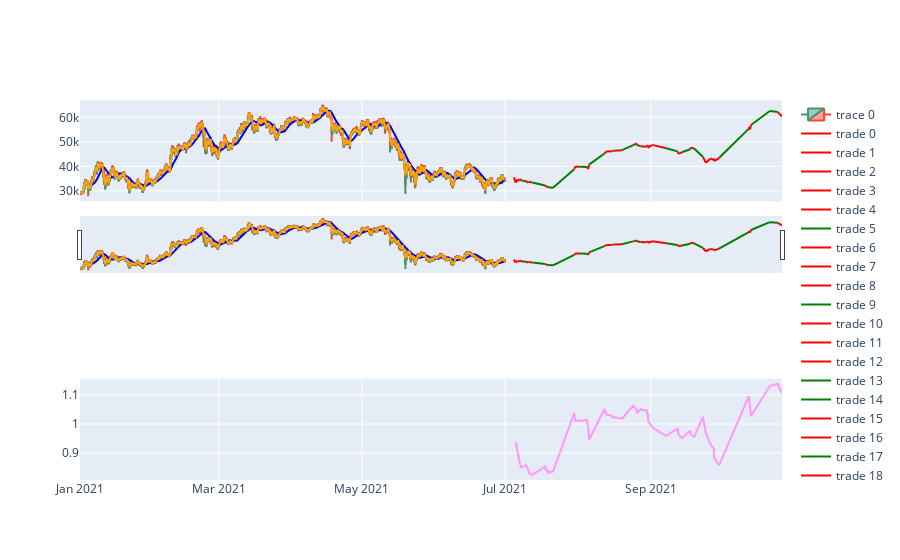

Notebook cell for this chart:
### Code cell
import plotly.graph_objects as go
from plotly.subplots import make_subplots

fig = make_subplots(rows=3, cols=1, shared_xaxes=True)

subfig = Plot(df).plot()
subfig.add_traces(strategy.get_trades())
subfig.add_traces(strategy.get_indicators(df))

for trace in subfig.data:
    fig.add_trace(trace)
    
fig.add_trace(
    go.Scatter(x=trades['exit_at'], y=trades['cum-returns']),
    row=3, col=1
)
fig.update_layout(height=800)
fig.show()

### Figure 1 — Plotly figure (JSON) as saved in the notebook; plotly's stock layout.template omitted (floating-point values rounded to 4 significant figures; data arrays with more than 128 entries replaced by an {"elided": "..."} marker saying what was removed)
{"data": [{"close": {"elided": "4344 float values"}, "high": {"elided": "4344 float values"}, "low": {"elided": "4344 float values"}, "open": {"elided": "4344 float values"}, "type": "candlestick", "x": {"elided": "4344 str values"}}, {"marker": {"color": "red"}, "mode": "lines", "name": "trade 0", "type": "scatter", "x": ["2021-07-04T18:00:00", "2021-07-05T12:00:00"], "y": [35530.0, 33360.0]}, {"marker": {"color": "red"}, "mode": "lines", "name": "trade 1", "type": "scatter", "x": ["2021-07-05T12:00:00", "2021-07-06T07:00:00"], "y": [33360.0, 34660.0]}, {"marker": {"color": "red"}, "mode": "lines", "name": "trade 2", "type": "scatter", "x": ["2021-07-06T07:00:00", "2021-07-06T12:00:00"], "y": [34660.0, 34040.0]}, {"marker": {"color": "red"}, "mode": "lines", "name": "trade 3", "type": "scatter", "x": ["2021-07-06T12:00:00", "2021-07-07T06:00:00"], "y": [34040.0, 34800.0]}, {"marker": {"color": "red"}, "mode": "lines", "name": "trade 4", "type": "scatter", "x": ["2021-07-07T06:00:00", "2021-07-07T22:00:00"], "y": [34800.0, 34230.0]}, {"marker": {"color": "green"}, "mode": "lines", "name": "trade 5", "type": "scatter", "x": ["2021-07-07T22:00:00", "2021-07-09T23:00:00"], "y": [34230.0, 33950.0]}, {"marker": {"color": "red"}, "mode": "lines", "name": "trade 6", "type": "scatter", "x": ["2021-07-09T23:00:00", "2021-07-10T21:00:00"], "y": [33950.0, 33320.0]}, {"marker": {"color": "red"}, "mode": "lines", "name": "trade 7", "type": "scatter", "x": ["2021-07-10T21:00:00", "2021-07-11T01:00:00"], "y": [33320.0, 33700.0]}, {"marker": {"color": "red"}, "mode": "lines", "name": "trade 8", "type": "scatter", "x": ["2021-07-11T01:00:00", "2021-07-12T15:00:00"], "y": [33700.0, 33410.0]}, {"marker": {"color": "green"}, "mode": "lines", "name": "trade 9", "type": "scatter", "x": ["2021-07-12T15:00:00", "2021-07-18T03:00:00"], "y": [33410.0, 32200.0]}, {"marker": {"color": "red"}, "mode": "lines", "name": "trade 10", "type": "scatter", "x": ["2021-07-18T03:00:00", "2021-07-18T08:00:00"], "y": [32200.0, 31705]}, {"marker": {"color": "red"}, "mode": "lines", "name": "trade 11", "type": "scatter", "x": ["2021-07-18T08:00:00", "2021-07-19T07:00:00"], "y": [31705, 31780.0]}, {"marker": {"color": "red"}, "mode": "lines", "name": "trade 12", "type": "scatter", "x": ["2021-07-19T07:00:00", "2021-07-19T09:00:00"], "y": [31780.0, 31480.0]}, {"marker": {"color": "green"}, "mode": "lines", "name": "trade 13", "type": "scatter", "x": ["2021-07-19T09:00:00", "2021-07-21T10:00:00"], "y": [31480.0, 31290.0]}, {"marker": {"color": "green"}, "mode": "lines", "name": "trade 14", "type": "scatter", "x": ["2021-07-21T10:00:00", "2021-07-30T11:00:00"], "y": [31290.0, 38830.0]}, {"marker": {"color": "red"}, "mode": "lines", "name": "trade 15", "type": "scatter", "x": ["2021-07-30T11:00:00", "2021-07-30T20:00:00"], "y": [38830.0, 39860.0]}, {"marker": {"color": "red"}, "mode": "lines", "name": "trade 16", "type": "scatter", "x": ["2021-07-30T20:00:00", "2021-08-02T00:00:00"], "y": [39860.0, 39850.0]}, {"marker": {"color": "green"}, "mode": "lines", "name": "trade 17", "type": "scatter", "x": ["2021-08-02T00:00:00", "2021-08-04T20:00:00"], "y": [39850.0, 39750.0]}, {"marker": {"color": "red"}, "mode": "lines", "name": "trade 18", "type": "scatter", "x": ["2021-08-04T20:00:00", "2021-08-05T08:00:00"], "y": [39750.0, 38890.0]}, {"marker": {"color": "red"}, "mode": "lines", "name": "trade 19", "type": "scatter", "x": ["2021-08-05T08:00:00", "2021-08-05T18:00:00"], "y": [38890.0, 40680.0]}, {"marker": {"color": "green"}, "mode": "lines", "name": "trade 20", "type": "scatter", "x": ["2021-08-05T18:00:00", "2021-08-12T08:00:00"], "y": [40680.0, 45230]}, {"marker": {"color": "red"}, "mode": "lines", "name": "trade 21", "type": "scatter", "x": ["2021-08-12T08:00:00", "2021-08-13T08:00:00"], "y": [45230, 46110.0]}, {"marker": {"color": "red"}, "mode": "lines", "name": "trade 22", "type": "scatter", "x": ["2021-08-13T08:00:00", "2021-08-15T10:00:00"], "y": [46110.0, 46030.0]}, {"marker": {"color": "red"}, "mode": "lines", "name": "trade 23", "type": "scatter", "x": ["2021-08-15T10:00:00", "2021-08-15T20:00:00"], "y": [46030.0, 46340.0]}, {"marker": {"color": "green"}, "mode": "lines", "name": "trade 24", "type": "scatter", "x": ["2021-08-15T20:00:00", "2021-08-16T16:00:00"], "y": [46340.0, 46350.0]}, {"marker": {"color": "red"}, "mode": "lines", "name": "trade 25", "type": "scatter", "x": ["2021-08-16T16:00:00", "2021-08-19T19:00:00"], "y": [46350.0, 46580.0]}, {"marker": {"color": "green"}, "mode": "lines", "name": "trade 26", "type": "scatter", "x": ["2021-08-19T19:00:00", "2021-08-24T14:00:00"], "y": [46580.0, 48660.0]}, {"marker": {"color": "red"}, "mode": "lines", "name": "trade 27", "type": "scatter", "x": ["2021-08-24T14:00:00", "2021-08-26T01:00:00"], "y": [48660.0, 49310.0]}, {"marker": {"color": "red"}, "mode": "lines", "name": "trade 28", "type": "scatter", "x": ["2021-08-26T01:00:00", "2021-08-26T02:00:00"], "y": [49310.0, 48760.0]}, {"marker": {"color": "green"}, "mode": "lines", "name": "trade 29", "type": "scatter", "x": ["2021-08-26T02:00:00", "2021-08-27T18:00:00"], "y": [48760.0, 48180.0]}, {"marker": {"color": "red"}, "mode": "lines", "name": "trade 30", "type": "scatter", "x": ["2021-08-27T18:00:00", "2021-08-30T06:00:00"], "y": [48180.0, 48020.0]}, {"marker": {"color": "red"}, "mode": "lines", "name": "trade 31", "type": "scatter", "x": ["2021-08-30T06:00:00", "2021-08-30T20:00:00"], "y": [48020.0, 48670.0]}, {"marker": {"color": "red"}, "mode": "lines", "name": "trade 32", "type": "scatter", "x": ["2021-08-30T20:00:00", "2021-08-30T23:00:00"], "y": [48670.0, 47660.0]}, {"marker": {"color": "red"}, "mode": "lines", "name": "trade 33", "type": "scatter", "x": ["2021-08-30T23:00:00", "2021-09-01T18:00:00"], "y": [47660.0, 48770.0]}, {"marker": {"color": "red"}, "mode": "lines", "name": "trade 34", "type": "scatter", "x": ["2021-09-01T18:00:00", "2021-09-07T15:00:00"], "y": [48770.0, 47370.0]}, {"marker": {"color": "green"}, "mode": "lines", "name": "trade 35", "type": "scatter", "x": ["2021-09-07T15:00:00", "2021-09-12T12:00:00"], "y": [47370.0, 46100.0]}, {"marker": {"color": "red"}, "mode": "lines", "name": "trade 36", "type": "scatter", "x": ["2021-09-12T12:00:00", "2021-09-12T21:00:00"], "y": [46100.0, 45120.0]}, {"marker": {"color": "red"}, "mode": "lines", "name": "trade 37", "type": "scatter", "x": ["2021-09-12T21:00:00", "2021-09-14T08:00:00"], "y": [45120.0, 45730.0]}, {"marker": {"color": "green"}, "mode": "lines", "name": "trade 38", "type": "scatter", "x": ["2021-09-14T08:00:00", "2021-09-17T21:00:00"], "y": [45730.0, 46980.0]}, {"marker": {"color": "red"}, "mode": "lines", "name": "trade 39", "type": "scatter", "x": ["2021-09-17T21:00:00", "2021-09-18T03:00:00"], "y": [46980.0, 47645]}, {"marker": {"color": "red"}, "mode": "lines", "name": "trade 40", "type": "scatter", "x": ["2021-09-18T03:00:00", "2021-09-19T13:00:00"], "y": [47645, 47280.0]}, {"marker": {"color": "green"}, "mode": "lines", "name": "trade 41", "type": "scatter", "x": ["2021-09-19T13:00:00", "2021-09-23T06:00:00"], "y": [47280.0, 43880.0]}, {"marker": {"color": "red"}, "mode": "lines", "name": "trade 42", "type": "scatter", "x": ["2021-09-23T06:00:00", "2021-09-24T12:00:00"], "y": [43880.0, 41510.0]}, {"marker": {"color": "red"}, "mode": "lines", "name": "trade 43", "type": "scatter", "x": ["2021-09-24T12:00:00", "2021-09-26T13:00:00"], "y": [41510.0, 43240.0]}, {"marker": {"color": "red"}, "mode": "lines", "name": "trade 44", "type": "scatter", "x": ["2021-09-26T13:00:00", "2021-09-27T21:00:00"], "y": [43240.0, 42660.0]}, {"marker": {"color": "red"}, "mode": "lines", "name": "trade 45", "type": "scatter", "x": ["2021-09-27T21:00:00", "2021-09-27T23:00:00"], "y": [42660.0, 43140.0]}, {"marker": {"color": "red"}, "mode": "lines", "name": "trade 46", "type": "scatter", "x": ["2021-09-27T23:00:00", "2021-09-28T00:00:00"], "y": [43140.0, 42120.0]}, {"marker": {"color": "red"}, "mode": "lines", "name": "trade 47", "type": "scatter", "x": ["2021-09-28T00:00:00", "2021-09-30T03:00:00"], "y": [42120.0, 43380.0]}, {"marker": {"color": "green"}, "mode": "lines", "name": "trade 48", "type": "scatter", "x": ["2021-09-30T03:00:00", "2021-10-12T20:00:00"], "y": [43380.0, 55370.0]}, {"marker": {"color": "red"}, "mode": "lines", "name": "trade 49", "type": "scatter", "x": ["2021-10-12T20:00:00", "2021-10-13T00:00:00"], "y": [55370.0, 56010.0]}, {"marker": {"color": "red"}, "mode": "lines", "name": "trade 50", "type": "scatter", "x": ["2021-10-13T00:00:00", "2021-10-13T06:00:00"], "y": [56010.0, 55020.0]}, {"marker": {"color": "red"}, "mode": "lines", "name": "trade 51", "type": "scatter", "x": ["2021-10-13T06:00:00", "2021-10-13T18:00:00"], "y": [55020.0, 56880.0]}, {"marker": {"color": "green"}, "mode": "lines", "name": "trade 52", "type": "scatter", "x": ["2021-10-13T18:00:00", "2021-10-21T18:00:00"], "y": [56880.0, 62560.0]}, {"marker": {"color": "green"}, "mode": "lines", "name": "trade 53", "type": "scatter", "x": ["2021-10-21T18:00:00", "2021-10-25T04:00:00"], "y": [62560.0, 62130.0]}, {"marker": {"color": "red"}, "mode": "lines", "name": "trade 54", "type": "scatter", "x": ["2021-10-25T04:00:00", "2021-10-26T23:00:00"], "y": [62130.0, 60310.0]}, {"marker": {"color": "blue"}, "type": "scatter", "x": {"elided": "4344 str values"}, "y": {"elided": "4344 float values"}}, {"marker": {"color": "orange"}, "type": "scatter", "x": {"elided": "4344 str values"}, "y": {"elided": "4344 float values"}}, {"type": "scatter", "x": ["2021-07-05T12:00:00", "2021-07-06T07:00:00", "2021-07-06T12:00:00", "2021-07-07T06:00:00", "2021-07-07T22:00:00", "2021-07-09T23:00:00", "2021-07-10T21:00:00", "2021-07-11T01:00:00", "2021-07-12T15:00:00", "2021-07-18T03:00:00", "2021-07-18T08:00:00", "2021-07-19T07:00:00", "2021-07-19T09:00:00", "2021-07-21T10:00:00", "2021-07-30T11:00:00", "2021-07-30T20:00:00", "2021-08-02T00:00:00", "2021-08-04T20:00:00", "2021-08-05T08:00:00", "2021-08-05T18:00:00", "2021-08-12T08:00:00", "2021-08-13T08:00:00", "2021-08-15T10:00:00", "2021-08-15T20:00:00", "2021-08-16T16:00:00", "2021-08-19T19:00:00", "2021-08-24T14:00:00", "2021-08-26T01:00:00", "2021-08-26T02:00:00", "2021-08-27T18:00:00", "2021-08-30T06:00:00", "2021-08-30T20:00:00", "2021-08-30T23:00:00", "2021-09-01T18:00:00", "2021-09-07T15:00:00", "2021-09-12T12:00:00", "2021-09-12T21:00:00", "2021-09-14T08:00:00", "2021-09-17T21:00:00", "2021-09-18T03:00:00", "2021-09-19T13:00:00", "2021-09-23T06:00:00", "2021-09-24T12:00:00", "2021-09-26T13:00:00", "2021-09-27T21:00:00", "2021-09-27T23:00:00", "2021-09-28T00:00:00", "2021-09-30T03:00:00", "2021-10-12T20:00:00", "2021-10-13T00:00:00", "2021-10-13T06:00:00", "2021-10-13T18:00:00", "2021-10-21T18:00:00", "2021-10-25T04:00:00", "2021-10-26T23:00:00"], "xaxis": "x3", "y": [0.9389, 0.9023, 0.8861, 0.8663, 0.8521, 0.8588, 0.8427, 0.8329, 0.8255, 0.8554, 0.8423, 0.8402, 0.8321, 0.8372, 1.039, 1.011, 1.011, 1.014, 0.9919, 0.9461, 1.052, 1.031, 1.03, 1.023, 1.023, 1.018, 1.064, 1.05, 1.038, 1.05, 1.047, 1.033, 1.011, 0.988, 0.9596, 0.9854, 0.9644, 0.9513, 0.9773, 0.9634, 0.956, 1.025, 0.9697, 0.9292, 0.9167, 0.9064, 0.885, 0.8585, 1.096, 1.083, 1.064, 1.028, 1.131, 1.138, 1.105], "yaxis": "y3"}], "layout": {"autosize": true, "xaxis": {"anchor": "y", "autorange": false, "domain": [0, 1], "matches": "x3", "range": ["2021-07-03 12:48:42.963", "2021-10-26 23:00"], "rangeslider": {"autorange": true, "range": ["2020-12-31 22:30", "2021-10-26 23:00"], "yaxis": {"_template": null, "rangemode": "match"}}, "showticklabels": false, "type": "date"}, "xaxis2": {"anchor": "y2", "domain": [0, 1], "matches": "x3", "showticklabels": false}, "xaxis3": {"anchor": "y3", "autorange": true, "domain": [0, 1], "range": ["2021-07-03 12:48:42.963", "2021-10-26 23:00"], "type": "date"}, "yaxis": {"anchor": "x", "autorange": true, "domain": [0.7333, 1], "range": [25730.0, 67050.0], "type": "linear"}, "yaxis2": {"anchor": "x2", "domain": [0.3667, 0.6333]}, "yaxis3": {"anchor": "x3", "autorange": true, "domain": [0, 0.2667], "range": [0.8081, 1.156], "type": "linear"}}}
